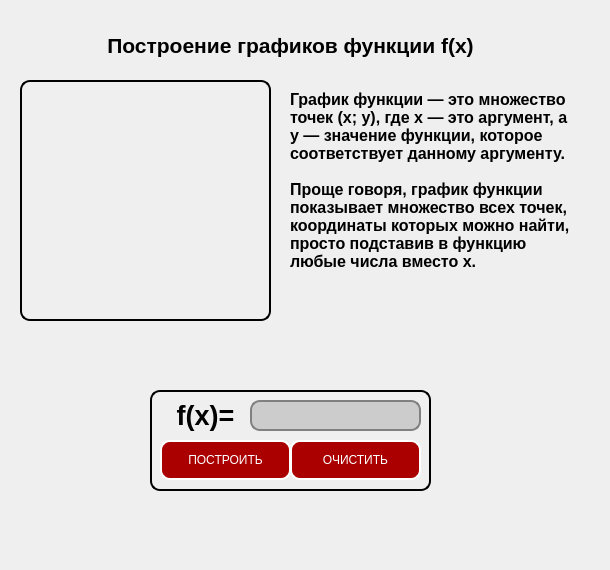
    <widget class="QWidget" name="graphics">
     <attribute name="title">
      <string>Page</string>
     </attribute>
     <widget class="QLabel" name="bg2">
      <property name="geometry">
       <rect>
        <x>0</x>
        <y>0</y>
        <width>601</width>
        <height>561</height>
       </rect>
      </property>
      <property name="text">
       <string/>
      </property>
      <property name="pixmap">
       <pixmap>../data/img/bg.png</pixmap>
      </property>
     </widget>
     <widget class="QLabel" name="tmp3_6">
      <property name="geometry">
       <rect>
        <x>20</x>
        <y>80</y>
        <width>251</width>
        <height>241</height>
       </rect>
      </property>
      <property name="styleSheet">
       <string notr="true">border: 2px solid white;
border-radius: 10px;
border-color: rgb(0, 0, 0);</string>
      </property>
      <property name="frameShape">
       <enum>QFrame::NoFrame</enum>
      </property>
      <property name="text">
       <string/>
      </property>
      <property name="scaledContents">
       <bool>true</bool>
      </property>
     </widget>
     <widget class="QLabel" name="tmp3_7">
      <property name="geometry">
       <rect>
        <x>150</x>
        <y>390</y>
        <width>281</width>
        <height>101</height>
       </rect>
      </property>
      <property name="styleSheet">
       <string notr="true">border: 2px solid white;
border-radius: 10px;
border-color: rgb(0, 0, 0);</string>
      </property>
      <property name="frameShape">
       <enum>QFrame::NoFrame</enum>
      </property>
      <property name="text">
       <string/>
      </property>
     </widget>
     <widget class="QLabel" name="statLbl_5">
      <property name="geometry">
       <rect>
        <x>90</x>
        <y>20</y>
        <width>401</width>
        <height>51</height>
       </rect>
      </property>
      <property name="font">
       <font>
        <pointsize>16</pointsize>
        <weight>75</weight>
        <bold>true</bold>
       </font>
      </property>
      <property name="styleSheet">
       <string notr="true"/>
      </property>
      <property name="text">
       <string>Построение графиков функции f(x)</string>
      </property>
      <property name="textFormat">
       <enum>Qt::AutoText</enum>
      </property>
      <property name="scaledContents">
       <bool>false</bool>
      </property>
      <property name="alignment">
       <set>Qt::AlignCenter</set>
      </property>
      <property name="wordWrap">
       <bool>true</bool>
      </property>
     </widget>
     <widget class="QLabel" name="graphicLbl">
      <property name="geometry">
       <rect>
        <x>30</x>
        <y>90</y>
        <width>231</width>
        <height>221</height>
       </rect>
      </property>
      <property name="text">
       <string/>
      </property>
      <property name="scaledContents">
       <bool>true</bool>
      </property>
     </widget>
     <widget class="QLabel" name="dHint_4">
      <property name="geometry">
       <rect>
        <x>170</x>
        <y>400</y>
        <width>71</width>
        <height>31</height>
       </rect>
      </property>
      <property name="font">
       <font>
        <pointsize>20</pointsize>
        <weight>75</weight>
        <bold>true</bold>
       </font>
      </property>
      <property name="styleSheet">
       <string notr="true"/>
      </property>
      <property name="text">
       <string>f(x)=</string>
      </property>
      <property name="alignment">
       <set>Qt::AlignCenter</set>
      </property>
     </widget>
     <widget class="QLineEdit" name="graphLine">
      <property name="geometry">
       <rect>
        <x>250</x>
        <y>400</y>
        <width>171</width>
        <height>31</height>
       </rect>
      </property>
      <property name="styleSheet">
       <string notr="true">
	font: 87 14pt &quot;Arial&quot;;
	color: black;
	background-color: #cccccc;
	border: 2px solid grey;
	border-radius: 10px;
</string>
      </property>
      <property name="inputMask">
       <string/>
      </property>
     </widget>
     <widget class="QPushButton" name="createGraphBtn">
      <property name="geometry">
       <rect>
        <x>160</x>
        <y>440</y>
        <width>131</width>
        <height>40</height>
       </rect>
      </property>
      <property name="styleSheet">
       <string notr="true">QPushButton{
	
	font: 87 14pt &quot;Arial&quot;;
	color: white;
	background-color: #aa0000;
	border: 2px solid white;
	border-radius: 10px;
}
QPushButton:hover {
    background: rgb(125, 0, 0)

    }
QPushButton:pressed {
    border-style: inset;
    background: rgb(85, 85, 85);
    }</string>
      </property>
      <property name="text">
       <string>ПОСТРОИТЬ</string>
      </property>
      <property name="iconSize">
       <size>
        <width>40</width>
        <height>40</height>
       </size>
      </property>
     </widget>
     <widget class="QPushButton" name="clearGraphBtn">
      <property name="geometry">
       <rect>
        <x>290</x>
        <y>440</y>
        <width>131</width>
        <height>40</height>
       </rect>
      </property>
      <property name="styleSheet">
       <string notr="true">QPushButton{
	
	font: 87 14pt &quot;Arial&quot;;
	color: white;
	background-color: #aa0000;
	border: 2px solid white;
	border-radius: 10px;
}
QPushButton:hover {
    background: rgb(125, 0, 0)

    }
QPushButton:pressed {
    border-style: inset;
    background: rgb(85, 85, 85);
    }</string>
      </property>
      <property name="text">
       <string>ОЧИСТИТЬ</string>
      </property>
      <property name="iconSize">
       <size>
        <width>40</width>
        <height>40</height>
       </size>
      </property>
     </widget>
     <widget class="QLabel" name="graphicsTutorial">
      <property name="geometry">
       <rect>
        <x>290</x>
        <y>90</y>
        <width>281</width>
        <height>231</height>
       </rect>
      </property>
      <property name="font">
       <font>
        <pointsize>12</pointsize>
        <weight>75</weight>
        <bold>true</bold>
       </font>
      </property>
      <property name="styleSheet">
       <string notr="true">QLabel.stretchRight{
	animation-name: stretchRight;
	-webkit-animation-name: stretchRight;	

	animation-duration: 1.5s;	
	-webkit-animation-duration: 1.5s;

	animation-timing-function: ease-out;	
	-webkit-animation-timing-function: ease-out;	

	transform-origin: 0% 0%;
	-ms-transform-origin: 0% 0%;
	-webkit-transform-origin: 0% 0%; 		
}

@keyframes stretchRight {
	0% {
		transform: scaleX(0.3);
	}
	40% {
		transform: scaleX(1.02);
	}
	60% {
		transform: scaleX(0.98);
	}
	80% {
		transform: scaleX(1.01);
	}
	100% {
		transform: scaleX(0.98);
	}				
	80% {
		transform: scaleX(1.01);
	}
	100% {
		transform: scaleX(1);
	}							
}

@-webkit-keyframes stretchRight {
	0% {
		-webkit-transform: scaleX(0.3);
	}
	40% {
		-webkit-transform: scaleX(1.02);
	}
	60% {
		-webkit-transform: scaleX(0.98);
	}
	80% {
		-webkit-transform: scaleX(1.01);
	}
	100% {
		-webkit-transform: scaleX(0.98);
	}				
	80% {
		-webkit-transform: scaleX(1.01);
	}
	100% {
		-webkit-transform: scaleX(1);
	}		
}</string>
      </property>
      <property name="text">
       <string>График функции — это множество точек (x; y), где x — это аргумент, а y — значение функции, которое соответствует данному аргументу.

Проще говоря, график функции показывает множество всех точек, координаты которых можно найти, просто подставив в функцию любые числа вместо x.</string>
      </property>
      <property name="alignment">
       <set>Qt::AlignLeading|Qt::AlignLeft|Qt::AlignTop</set>
      </property>
      <property name="wordWrap">
       <bool>true</bool>
      </property>
     </widget>
    </widget>
